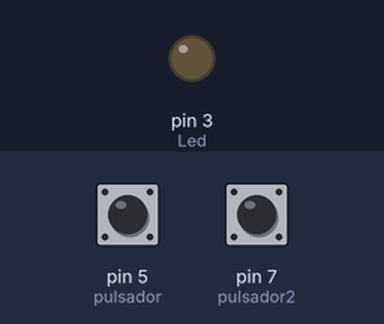
Recording of a sketch running on a simulated Arduino Uno, built with avr-gcc and run on an emulated ATmega328P. Shown: output pins drawn as LEDs (lit = HIGH). Inputs (shaded band) come from the test bench; at power-on: pin 5 (pulsador) LOW, pin 7 (pulsador2) LOW.

Above: at 1.2 s.
1.3 s: pin 5 (pulsador) pulled HIGH for 0.15 s
At 2.37 s:
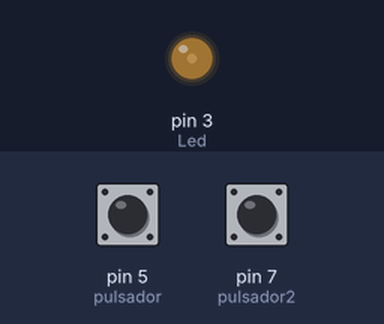
At 3.57 s:
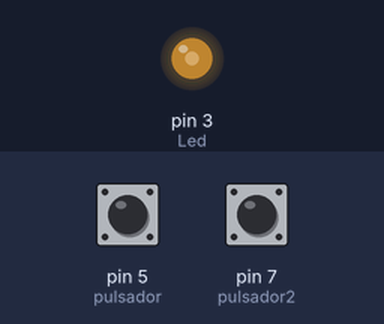
4.3 s: pin 7 (pulsador2) pulled HIGH for 3.2 s
At 4.77 s:
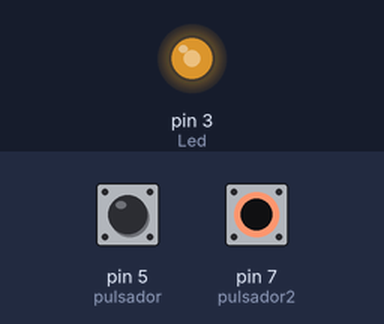
Timing chart, 0 to 13.0 s (numbered marks = the images above; inputs shaded):
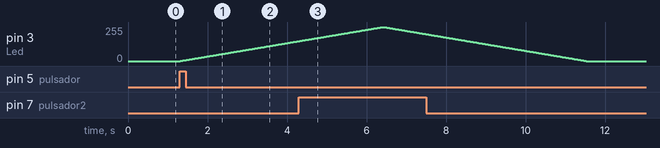

The sketch:

for_led_y_2_pulsadores.ino
```cpp
int Led = 3;
int i = 0;
int pulsador = 5;
int pulsador2 = 7;

void setup() {
pinMode (Led, OUTPUT); pinMode (pulsador, INPUT);
  // put your setup code here, to run once:

}

void loop() {
  if (digitalRead (pulsador) == HIGH)
{
for (int i = 0 ; i<=255 ; i++)
{
  analogWrite (Led, i);
  delay (20);
}}
else
{digitalWrite (Led, LOW);
}
if (digitalRead (pulsador2)== HIGH)
{
  for (int i = 255 ; i>=0 ; i--)
  {
  analogWrite (Led, i);
  delay (20);
}}
else
{digitalWrite (Led, LOW);
}
  // put your main code here, to run repeatedly:
}
```

Measured:
- after the input at 1.3 s, pin 3 (Led): moves from 0/255 to 149/255 over 3.0 s, starting at once
